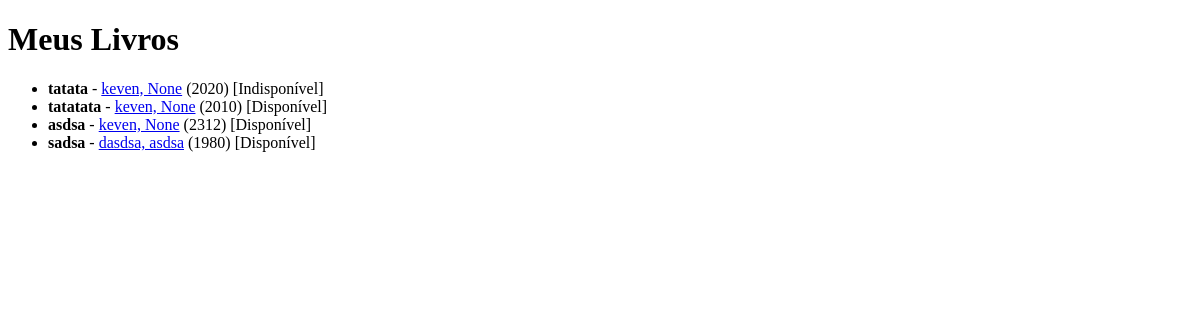
Before: / with the older database file.
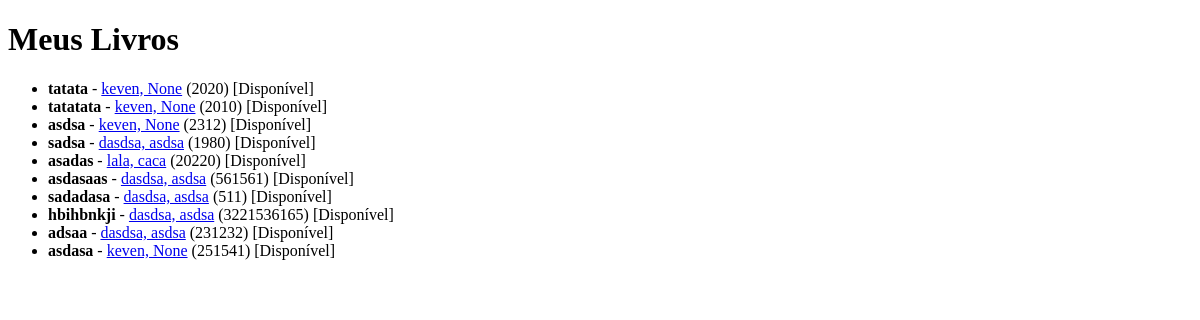
After: the same page with the newer database file.
### biblioteca/models.py (models this page shows, shortened)
class Livro(models.Model):
    titulo = models.CharField(max_length=200)
    autores_temp = models.ManyToManyField(Autor, related_name="books")
    category = models.ManyToManyField(Category, blank=True, null=True)
    ano_publicado = models.IntegerField()
    disponivel = models.BooleanField(default=True)

class Autor(models.Model):
    name = models.CharField(max_length=120)
    nationality = models.CharField(max_length=40, blank=True, null=True)
    class Meta:
        verbose_name = "autor"
        verbose_name_plural = "autores"
        ordering = ['name']
    def __str__(self):
        return f"{self.name}, {self.nationality}"

### biblioteca/views.py (the view)
# urls.py: 2. Add a URL to urlpatterns:  path('', views.home, name='home')
def home(request):
    livros = Livro.objects.all()
    return render(request, "index.html", {"livros": livros})

### biblioteca/templates/index.html (shortened to what this page needs)
<!DOCTYPE html>
<html lang="en">
<head>
</head>
<body>
    <h1>Meus Livros</h1>
    <ul>
        {% for livro in livros %}
            <li>
            <strong>{{ livro.titulo }}</strong> -
            {% for autor in livro.autores_temp.all %}
                <a href="{% url 'detalhes' id=autor.id %}">{{ autor }}</a>{% if not forloop.last %}, {% endif %}
            {% empty %}
                <span>sem autor</span>
            {% endfor %}
            ({{ livro.ano_publicado }})
            {% if livro.disponivel %}
                <span>[Disponível]</span>
            {% else %}
                <span>[Indisponível]</span>
            {% endif %}
            </li>
        {% empty %}
            <li>Nenhum livro cadastrado.</li>
        {% endfor %}
    </ul>
</body>
</html>

Changed rows visible on the page:
changed Livro "tatata": disponivel "[Indisponível]" → "[Disponível]"
added Livro: titulo "asadas", ano_publicado "20220", disponivel "[Disponível]"
now on this page (row unchanged): Autor: name+nationality "lala, caca", shown under "asadas"
added Livro: titulo "asdasaas", ano_publicado "561561", disponivel "[Disponível]", Autor (name+nationality "dasdsa, asdsa")
added Livro: titulo "sadadasa", ano_publicado "511", disponivel "[Disponível]", Autor (name+nationality "dasdsa, asdsa")
added Livro: titulo "hbihbnkji", ano_publicado "3221536165", disponivel "[Disponível]", Autor (name+nationality "dasdsa, asdsa")
added Livro: titulo "adsaa", ano_publicado "231232", disponivel "[Disponível]", Autor (name+nationality "dasdsa, asdsa")
added Livro: titulo "asdasa", ano_publicado "251541", disponivel "[Disponível]", Autor (name+nationality "keven, None")
